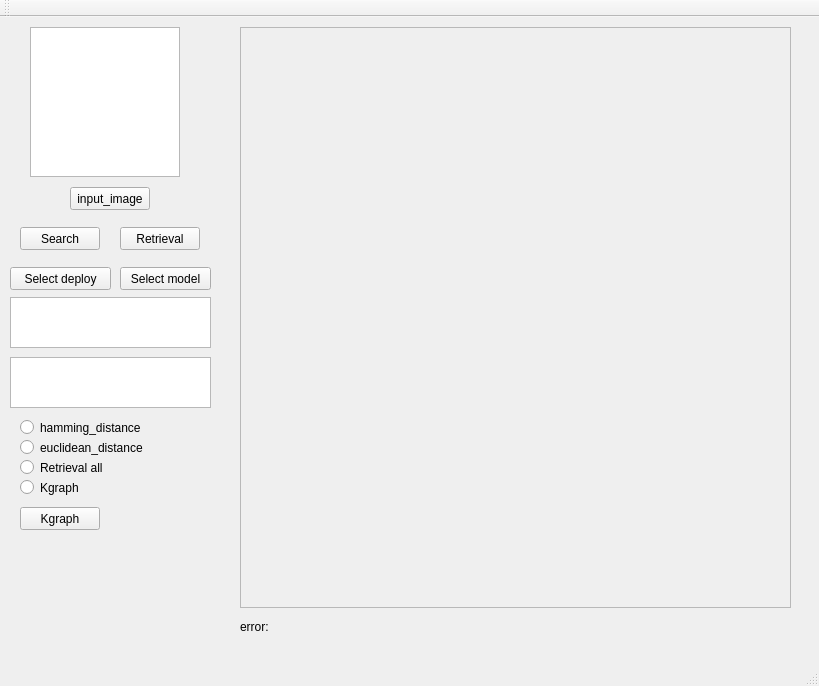
<?xml version="1.0" encoding="UTF-8"?>
<ui version="4.0">
 <class>MainWindow</class>
 <widget class="QMainWindow" name="MainWindow">
  <property name="geometry">
   <rect>
    <x>0</x>
    <y>0</y>
    <width>819</width>
    <height>686</height>
   </rect>
  </property>
  <property name="windowTitle">
   <string>MainWindow</string>
  </property>
  <widget class="QWidget" name="centralWidget">
   <widget class="QGraphicsView" name="image">
    <property name="geometry">
     <rect>
      <x>30</x>
      <y>10</y>
      <width>150</width>
      <height>150</height>
     </rect>
    </property>
   </widget>
   <widget class="QPushButton" name="pushButton">
    <property name="geometry">
     <rect>
      <x>70</x>
      <y>170</y>
      <width>80</width>
      <height>23</height>
     </rect>
    </property>
    <property name="text">
     <string>input_image</string>
    </property>
   </widget>
   <widget class="QPushButton" name="pushButton_2">
    <property name="geometry">
     <rect>
      <x>20</x>
      <y>210</y>
      <width>80</width>
      <height>23</height>
     </rect>
    </property>
    <property name="text">
     <string>Search</string>
    </property>
   </widget>
   <widget class="QScrollArea" name="scrollArea">
    <property name="geometry">
     <rect>
      <x>240</x>
      <y>10</y>
      <width>551</width>
      <height>581</height>
     </rect>
    </property>
    <property name="sizePolicy">
     <sizepolicy hsizetype="Preferred" vsizetype="Preferred">
      <horstretch>0</horstretch>
      <verstretch>0</verstretch>
     </sizepolicy>
    </property>
    <property name="verticalScrollBarPolicy">
     <enum>Qt::ScrollBarAsNeeded</enum>
    </property>
    <property name="horizontalScrollBarPolicy">
     <enum>Qt::ScrollBarAsNeeded</enum>
    </property>
    <property name="widgetResizable">
     <bool>true</bool>
    </property>
    <widget class="QWidget" name="ScrollView">
     <property name="geometry">
      <rect>
       <x>0</x>
       <y>0</y>
       <width>549</width>
       <height>579</height>
      </rect>
     </property>
    </widget>
   </widget>
   <widget class="QPushButton" name="pushButton_3">
    <property name="geometry">
     <rect>
      <x>10</x>
      <y>250</y>
      <width>101</width>
      <height>23</height>
     </rect>
    </property>
    <property name="text">
     <string>Select deploy</string>
    </property>
   </widget>
   <widget class="QTextBrowser" name="deploy_textBrowser">
    <property name="geometry">
     <rect>
      <x>10</x>
      <y>280</y>
      <width>201</width>
      <height>51</height>
     </rect>
    </property>
   </widget>
   <widget class="QPushButton" name="pushButton_4">
    <property name="geometry">
     <rect>
      <x>120</x>
      <y>250</y>
      <width>91</width>
      <height>23</height>
     </rect>
    </property>
    <property name="text">
     <string>Select model</string>
    </property>
   </widget>
   <widget class="QTextBrowser" name="model_textBrowser">
    <property name="geometry">
     <rect>
      <x>10</x>
      <y>340</y>
      <width>201</width>
      <height>51</height>
     </rect>
    </property>
   </widget>
   <widget class="QPushButton" name="pushButton_5">
    <property name="geometry">
     <rect>
      <x>120</x>
      <y>210</y>
      <width>80</width>
      <height>23</height>
     </rect>
    </property>
    <property name="text">
     <string>Retrieval</string>
    </property>
   </widget>
   <widget class="QRadioButton" name="radioButton">
    <property name="geometry">
     <rect>
      <x>20</x>
      <y>400</y>
      <width>181</width>
      <height>21</height>
     </rect>
    </property>
    <property name="text">
     <string>hamming_distance</string>
    </property>
   </widget>
   <widget class="QRadioButton" name="radioButton_2">
    <property name="geometry">
     <rect>
      <x>20</x>
      <y>420</y>
      <width>171</width>
      <height>21</height>
     </rect>
    </property>
    <property name="text">
     <string>euclidean_distance</string>
    </property>
   </widget>
   <widget class="QRadioButton" name="radioButton_3">
    <property name="geometry">
     <rect>
      <x>20</x>
      <y>440</y>
      <width>100</width>
      <height>21</height>
     </rect>
    </property>
    <property name="text">
     <string>Retrieval all </string>
    </property>
   </widget>
   <widget class="QRadioButton" name="radioButton_4">
    <property name="geometry">
     <rect>
      <x>20</x>
      <y>460</y>
      <width>100</width>
      <height>21</height>
     </rect>
    </property>
    <property name="text">
     <string>Kgraph</string>
    </property>
   </widget>
   <widget class="QLabel" name="label">
    <property name="geometry">
     <rect>
      <x>240</x>
      <y>600</y>
      <width>351</width>
      <height>20</height>
     </rect>
    </property>
    <property name="text">
     <string>error:</string>
    </property>
   </widget>
   <widget class="QPushButton" name="pushButton_6">
    <property name="geometry">
     <rect>
      <x>20</x>
      <y>490</y>
      <width>80</width>
      <height>23</height>
     </rect>
    </property>
    <property name="text">
     <string>Kgraph</string>
    </property>
   </widget>
  </widget>
  <widget class="QMenuBar" name="menuBar">
   <property name="geometry">
    <rect>
     <x>0</x>
     <y>0</y>
     <width>819</width>
     <height>20</height>
    </rect>
   </property>
  </widget>
  <widget class="QToolBar" name="mainToolBar">
   <attribute name="toolBarArea">
    <enum>TopToolBarArea</enum>
   </attribute>
   <attribute name="toolBarBreak">
    <bool>false</bool>
   </attribute>
  </widget>
  <widget class="QStatusBar" name="statusBar"/>
 </widget>
 <layoutdefault spacing="6" margin="11"/>
 <resources/>
 <connections/>
</ui>
